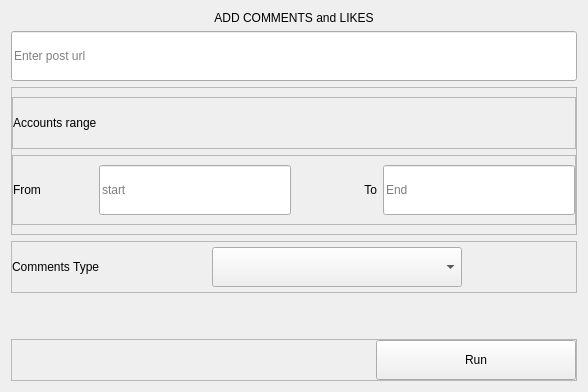
      <widget class="QWidget" name="comments_likes_frame">
       <layout class="QVBoxLayout" name="verticalLayout_7">
        <item>
         <widget class="QLabel" name="label_17">
          <property name="text">
           <string>ADD COMMENTS and LIKES</string>
          </property>
          <property name="alignment">
           <set>Qt::AlignCenter</set>
          </property>
         </widget>
        </item>
        <item>
         <widget class="QLineEdit" name="post_url_txt3">
          <property name="minimumSize">
           <size>
            <width>500</width>
            <height>50</height>
           </size>
          </property>
          <property name="placeholderText">
           <string>Enter post url</string>
          </property>
         </widget>
        </item>
        <item>
         <widget class="QFrame" name="frame_9">
          <property name="frameShape">
           <enum>QFrame::StyledPanel</enum>
          </property>
          <property name="frameShadow">
           <enum>QFrame::Raised</enum>
          </property>
          <layout class="QVBoxLayout" name="verticalLayout_4">
           <property name="leftMargin">
            <number>0</number>
           </property>
           <property name="rightMargin">
            <number>0</number>
           </property>
           <item>
            <widget class="QFrame" name="frame_11">
             <property name="frameShape">
              <enum>QFrame::StyledPanel</enum>
             </property>
             <property name="frameShadow">
              <enum>QFrame::Raised</enum>
             </property>
             <layout class="QHBoxLayout" name="horizontalLayout_9">
              <property name="spacing">
               <number>0</number>
              </property>
              <property name="leftMargin">
               <number>0</number>
              </property>
              <property name="topMargin">
               <number>0</number>
              </property>
              <property name="rightMargin">
               <number>0</number>
              </property>
              <property name="bottomMargin">
               <number>0</number>
              </property>
              <item>
               <widget class="QLabel" name="label_6">
                <property name="minimumSize">
                 <size>
                  <width>200</width>
                  <height>50</height>
                 </size>
                </property>
                <property name="text">
                 <string>Accounts range</string>
                </property>
               </widget>
              </item>
             </layout>
            </widget>
           </item>
           <item>
            <widget class="QFrame" name="frame_12">
             <property name="frameShape">
              <enum>QFrame::StyledPanel</enum>
             </property>
             <property name="frameShadow">
              <enum>QFrame::Raised</enum>
             </property>
             <layout class="QHBoxLayout" name="horizontalLayout_10">
              <property name="leftMargin">
               <number>0</number>
              </property>
              <property name="rightMargin">
               <number>0</number>
              </property>
              <item>
               <widget class="QLabel" name="label_2">
                <property name="minimumSize">
                 <size>
                  <width>80</width>
                  <height>50</height>
                 </size>
                </property>
                <property name="text">
                 <string>From</string>
                </property>
               </widget>
              </item>
              <item>
               <widget class="QLineEdit" name="init_num_of_comments_txt3">
                <property name="minimumSize">
                 <size>
                  <width>100</width>
                  <height>50</height>
                 </size>
                </property>
                <property name="placeholderText">
                 <string>start</string>
                </property>
               </widget>
              </item>
              <item>
               <widget class="QLabel" name="label_7">
                <property name="minimumSize">
                 <size>
                  <width>80</width>
                  <height>50</height>
                 </size>
                </property>
                <property name="layoutDirection">
                 <enum>Qt::LeftToRight</enum>
                </property>
                <property name="text">
                 <string>To</string>
                </property>
                <property name="alignment">
                 <set>Qt::AlignRight|Qt::AlignTrailing|Qt::AlignVCenter</set>
                </property>
               </widget>
              </item>
              <item>
               <widget class="QLineEdit" name="end_num_of_comments_txt3">
                <property name="minimumSize">
                 <size>
                  <width>100</width>
                  <height>50</height>
                 </size>
                </property>
                <property name="placeholderText">
                 <string>End</string>
                </property>
               </widget>
              </item>
             </layout>
            </widget>
           </item>
          </layout>
         </widget>
        </item>
        <item>
         <widget class="QFrame" name="frame_13">
          <property name="frameShape">
           <enum>QFrame::StyledPanel</enum>
          </property>
          <property name="frameShadow">
           <enum>QFrame::Raised</enum>
          </property>
          <layout class="QHBoxLayout" name="horizontalLayout_11">
           <property name="spacing">
            <number>0</number>
           </property>
           <property name="leftMargin">
            <number>0</number>
           </property>
           <property name="topMargin">
            <number>0</number>
           </property>
           <property name="rightMargin">
            <number>0</number>
           </property>
           <property name="bottomMargin">
            <number>0</number>
           </property>
           <item>
            <widget class="QLabel" name="label_8">
             <property name="minimumSize">
              <size>
               <width>200</width>
               <height>50</height>
              </size>
             </property>
             <property name="text">
              <string>Comments Type</string>
             </property>
            </widget>
           </item>
           <item>
            <widget class="QComboBox" name="comboBox_2">
             <property name="minimumSize">
              <size>
               <width>250</width>
               <height>40</height>
              </size>
             </property>
             <item>
              <property name="text">
               <string/>
              </property>
             </item>
             <item>
              <property name="text">
               <string>طبيب</string>
              </property>
             </item>
             <item>
              <property name="text">
               <string>ثياب</string>
              </property>
             </item>
            </widget>
           </item>
           <item>
            <spacer name="horizontalSpacer_6">
             <property name="orientation">
              <enum>Qt::Horizontal</enum>
             </property>
             <property name="sizeHint" stdset="0">
              <size>
               <width>40</width>
               <height>20</height>
              </size>
             </property>
            </spacer>
           </item>
          </layout>
         </widget>
        </item>
        <item>
         <spacer name="verticalSpacer_6">
          <property name="orientation">
           <enum>Qt::Vertical</enum>
          </property>
          <property name="sizeHint" stdset="0">
           <size>
            <width>20</width>
            <height>40</height>
           </size>
          </property>
         </spacer>
        </item>
        <item>
         <widget class="QFrame" name="frame_4">
          <property name="frameShape">
           <enum>QFrame::StyledPanel</enum>
          </property>
          <property name="frameShadow">
           <enum>QFrame::Raised</enum>
          </property>
          <layout class="QHBoxLayout" name="horizontalLayout_4">
           <property name="spacing">
            <number>0</number>
           </property>
           <property name="leftMargin">
            <number>0</number>
           </property>
           <property name="topMargin">
            <number>0</number>
           </property>
           <property name="rightMargin">
            <number>0</number>
           </property>
           <property name="bottomMargin">
            <number>0</number>
           </property>
           <item>
            <spacer name="horizontalSpacer_3">
             <property name="orientation">
              <enum>Qt::Horizontal</enum>
             </property>
             <property name="sizeHint" stdset="0">
              <size>
               <width>364</width>
               <height>20</height>
              </size>
             </property>
            </spacer>
           </item>
           <item>
            <widget class="QPushButton" name="run_btn1_2">
             <property name="minimumSize">
              <size>
               <width>200</width>
               <height>40</height>
              </size>
             </property>
             <property name="text">
              <string>Run</string>
             </property>
            </widget>
           </item>
          </layout>
         </widget>
        </item>
       </layout>
      </widget>
